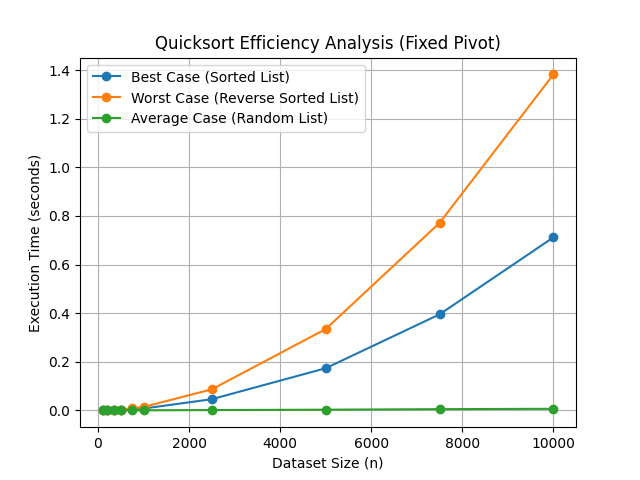

Reproduce this figure in Python.
import sys
import time
import random
import matplotlib.pyplot as plt

# Extend recursion limit for larger inputs
sys.setrecursionlimit(10**7)

# Fixed Pivot Quicksort
def split(arr, start, end):
    pivot_element = arr[start]  
    index = start + 1
    
    for pos in range(start + 1, end + 1):
        if arr[pos] < pivot_element:
            arr[index], arr[pos] = arr[pos], arr[index]
            index += 1
    
    arr[start], arr[index - 1] = arr[index - 1], arr[start]
    return index - 1

def quick_sort(arr, start, end):
    if start < end:
        pivot_location = split(arr, start, end)
        quick_sort(arr, start, pivot_location - 1)
        quick_sort(arr, pivot_location + 1, end)

def test_quick_sort_performance(arr):
    start_time = time.time()
    quick_sort(arr, 0, len(arr) - 1)
    end_time = time.time()
    return end_time - start_time

# Optimal scenario: Already Sorted Data
def best_case_scenario(size):
    return list(range(size))

# Worst scenario: Reverse Sorted Data
def worst_case_scenario(size):
    return list(range(size, 0, -1))

# Random scenario: Unordered Data
def average_case_scenario(size):
    return [random.randint(0, size) for _ in range(size)]

def evaluate_performance():
    dataset_sizes = [100, 200, 350, 500, 750, 1000, 2500, 5000, 7500, 10000]  
    best_case_results = []
    worst_case_results = []
    average_case_results = []

    # Running the benchmarks
    for size in dataset_sizes:
        # Best case scenario
        sorted_data = best_case_scenario(size)
        best_case_results.append(test_quick_sort_performance(sorted_data.copy()))

        # Worst case scenario
        reverse_sorted_data = worst_case_scenario(size)
        worst_case_results.append(test_quick_sort_performance(reverse_sorted_data.copy()))

        # Average case scenario
        random_data = average_case_scenario(size)
        average_case_results.append(test_quick_sort_performance(random_data.copy()))

    plt.plot(dataset_sizes, best_case_results, label="Best Case (Sorted List)", marker="o")
    plt.plot(dataset_sizes, worst_case_results, label="Worst Case (Reverse Sorted List)", marker="o")
    plt.plot(dataset_sizes, average_case_results, label="Average Case (Random List)", marker="o")

    plt.xlabel('Dataset Size (n)')
    plt.ylabel('Execution Time (seconds)')
    plt.title('Quicksort Efficiency Analysis (Fixed Pivot)')
    plt.legend()
    plt.grid(True)
    plt.show()

if __name__ == "__main__":
    evaluate_performance()
